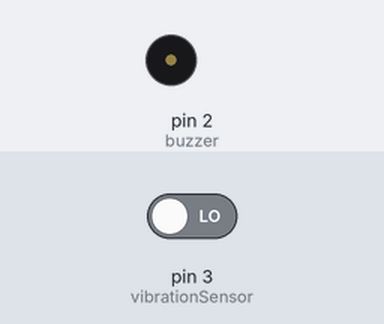
A sketch run on a simulated Arduino Uno, built with avr-gcc and run on an emulated ATmega328P. Parts: buzzer (waves = sounding, pin HIGH). The test bench sets the inputs (shaded band); at power-on: pin 3 (vibrationSensor) LOW.

Above: at 1.2 s.
1.3 s: pin 3 (vibrationSensor) driven HIGH
At 2.5 s:
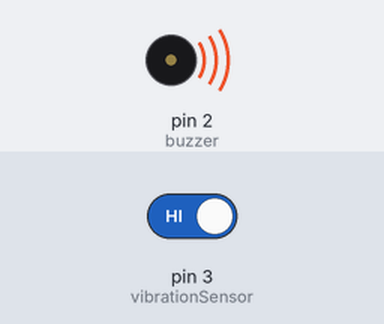
2.8 s: pin 3 (vibrationSensor) driven LOW
At 4.2 s:
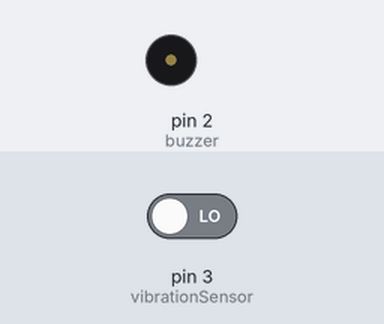
Timing chart, 0 to 5.8 s (numbered marks = the images above; inputs shaded):
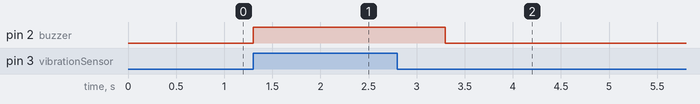

Measured:
- after the input at 1.3 s, pin 2 (buzzer): LOW → HIGH at once
- after the input at 2.8 s, pin 2 (buzzer): HIGH → LOW after 0.50 s

The sketch:

alarmGempaBumiSederhana.ino
```cpp
const int buzzer = 2;
const int vibrationSensor = 3;

int vibrationSensorState = 0;

void setup() {
  // put your setup code here, to run once:
  pinMode(buzzer, OUTPUT);
  pinMode(vibrationSensor, INPUT);
}

void loop() {
  // put your main code here, to run repeatedly:
  vibrationSensorState = digitalRead(vibrationSensor);
  if(vibrationSensorState == HIGH)
  {
    digitalWrite(buzzer, HIGH);
    delay(2000);
  }
  else
  {
    digitalWrite(buzzer, LOW);
  }
}
```
